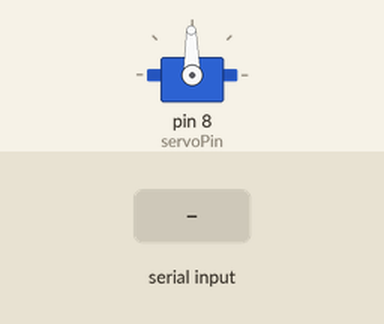
The sketch below on a simulated Arduino Uno, built with avr-gcc and run on an emulated ATmega328P. On the bench: servo. Wiring (inferred from the names in the program): servo: signal pin 8. Inputs (shaded band) come from the test bench. Servo pulses on a pin are drawn as a servo (544–2400 µs = 0–180°); what the sketch prints to the serial monitor is not drawn.

Above: at 1.2 s.
1.3 s: byte 44 (44) received over Serial
Timing chart, 0 to 4.3 s (numbered marks = the images above; inputs shaded):
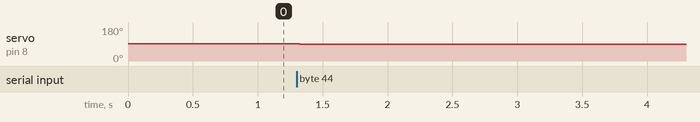

The sketch:

servo_serial_control.ino
```cpp
/*
 * NewSerialServo
 * --------------
 * Servo control from the Serial port
 *
 * Alteration of the control interface to use  keys
 * to slew the servo horn left and right.  Works best with
 * the Linux/Mac terminal "screen" program.
 *
 * Created 10 December 2007
 * copyleft 2007 Brian D. Wendt
 * http://principialabs.com/
 *
 * Adapted from code by Tom Igoe
 * http://itp.nyu.edu/physcomp/Labs/Servo
 */

/** Adjust these values for your servo and setup, if necessary **/
int servoPin     =  8;    // control pin for servo motor
int minPulse     =  1000;  // minimum servo position
int maxPulse     =  2000; // maximum servo position
int turnRate     =  1;  // servo turn rate increment (larger value, faster rate)
int refreshTime  =  20;   // time (ms) between pulses (50Hz)

/** The Arduino will calculate these values for you **/
int centerServo;         // center servo position
int pulseWidth;          // servo pulse width
int moveServo;           // raw user input
long currentTime = 0;         // counting time since the last pulse
long lastPulse   = 0;    // recorded time (ms) of the last pulse


void setup() {
  pinMode(servoPin, OUTPUT);  // Set servo pin as an output pin
  centerServo = maxPulse - ((maxPulse - minPulse)/2);
  pulseWidth = centerServo;   // Give the servo a starting point (or it floats)
  Serial.begin(115200);
  //Serial.println("      Arduino Serial Servo Control");
  //Serial.println("Press  to move, spacebar to center");
  //Serial.println();
}

void loop() {
// wait for serial input
  if (Serial.available() > 0) {
    // read the incoming byte:
    moveServo = Serial.read();
    //Serial.println(pulseWidth);
    // ASCII ” is 46 (comma and period, really)
    if (moveServo == 44) { pulseWidth = pulseWidth - turnRate; }
    if (moveServo == 46) { pulseWidth = pulseWidth + turnRate; }
    if (moveServo == 32) { pulseWidth = centerServo; }
    Serial.println(pulseWidth);
  // stop servo pulse at min and max
    if (pulseWidth > maxPulse) { pulseWidth = maxPulse; }
    if (pulseWidth < minPulse) { pulseWidth = minPulse; }
    //Serial.println(pulseWidth);
  }
  if ( (currentTime-lastPulse) >= refreshTime) {
    digitalWrite(servoPin, HIGH); // start the pulse
    delayMicroseconds(pulseWidth); // pulse width
    digitalWrite(servoPin, LOW); // stop the pulse
    lastPulse = millis(); // save the time of the last pulse
  }
currentTime = millis();
}
```

Measured:
- after the input at 1.3 s, servo on pin 8 (servoPin): 91° → 90° at once
